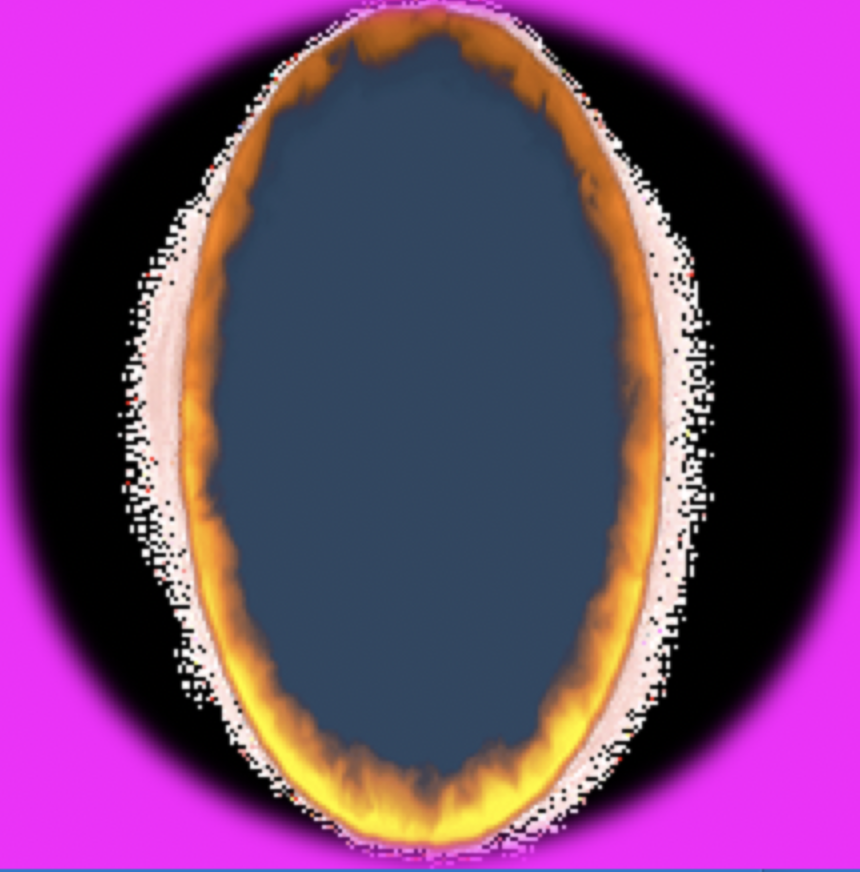
#> input picture assets/portal_main.png, 860 x 872 px, given in place of portal_main.gif, which was not available
$ python test_portal_chroma_preview.py
#> lines starting #> are read from the running program, lines starting #| are printed output that depends on the picture; after the words box and inside, x2 and y2 are one past the last pixel; in counts of white or black regions, pixels touching at a corner belong together; pictures that were not available may be replaced by others from this repository, and a replacement may not be noted
#> in main, gif is the input picture: PIL image 860x872 RGBA; mean R, G, B, A 112.2, 64.6, 113, 255
### portal_widget.py
"""
Виджет-портал для рабочего стола: прозрачный фон, drag&drop, горячие клавиши.
Анимация только при открытии/закрытии — без бесконечного цикла.
"""

import io
import glob
import tkinter as tk
import math
import threading
import time
import sys
import platform
from pathlib import Path
from PIL import Image, ImageFilter, ImageTk, ImageSequence
import os
import subprocess
from typing import Optional, Any, List

import portal_config
import portal_i18n as i18n
import portal_mac_permissions

try:
    from portal import PortalApp
except ImportError:
    PortalApp = None


# [184 lines left out: functions _resolve_mac_hotkey_helper_script, _mac_privacy_target_hint, _portal_hotkey_tk_sequences, not called in this run]


# Хромакей: Windows — почти чёрный; macOS — магента (#FF00FF), чтобы не съесть тёмные края портала
# Свой цвет: PORTAL_WIDGET_CHROMA=#RRGGBB
# Старый GIF с розовым фоном на Windows без дыр: PORTAL_WIDGET_AGGRESSIVE_CHROMA=1
CHROMA_KEY_WIN = "#010101"
CHROMA_KEY_MAC = "#FF00FF"


# [143 lines left out: functions _hex_to_rgb, widget_chroma_hex, grab_clipboard_image, grab_clipboard_file_paths, _hotkey_log_path, not called in this run]


def debug_log_path() -> Path:
    """Публичный алиас для импорта из portal.py"""
    return _hotkey_log_path()


# [40 lines left out: functions _log_to_file, portal_thread_log, not called in this run]


class PortalWidget:
    """Виджет-портал на рабочем столе"""

    # Состояния анимации
    ANIM_HIDDEN  = "hidden"
    ANIM_OPENING = "opening"
    ANIM_OPEN    = "open"
    ANIM_CLOSING = "closing"

    # [508 lines left out: functions __init__, _mac_real_transparency_enabled, _widget_framed_mode, setup_window, apply_widget_geometry, setup_transparency and 5 more, not called in this run]

    def _prepare_portal_frame_rgba(self, frame: Image.Image) -> Image.Image:
        """
        Вписать кадр в квадрат self.size без обрезки по длинной стороне (letterbox).
        Убрать цвет хромакея; агрессивная чистка «мадженты + эллипс» — только для розового ключа (#FF00FF),
        иначе на Windows с чёрным ключом #010101 портятся tech / fuzzy / пресеты с фиолетовым.
        """
        img = frame.convert("RGBA")
        w, h = img.size
#> w = 860; h = 872
        box = int(self.size)
        if w <= 0 or h <= 0:
            return Image.new("RGBA", (box, box), (0, 0, 0, 0))

        scale = min(box / float(w), box / float(h))
#> scale = 0.252
        nw = max(1, int(round(w * scale)))
#> nw = 217
        nh = max(1, int(round(h * scale)))
#> nh = 220
        img = img.resize((nw, nh), Image.Resampling.LANCZOS)
        out = Image.new("RGBA", (box, box), (0, 0, 0, 0))
#> out: PIL image 220x220 RGBA; every value is 0
        ox = (box - nw) // 2
#> ox = 1
        oy = (box - nh) // 2
#> oy = 0
        out.paste(img, (ox, oy), img)

        cr, cg, cb = self._chroma_rgb
        lum_key = cr + cg + cb
        # Чёрный/почти чёрный ключ (Windows): только очень близкие к ключу пиксели — иначе съедается металл PNG
        if lum_key <= 24 and max(cr, cg, cb) <= 12:
            chroma_r2 = 14 * 14
        else:
            # Маджента и др.: дизер к фону GIF
            chroma_r2 = 105 * 105

        aggressive = (cr, cg, cb) == (255, 0, 255) or (
            os.environ.get("PORTAL_WIDGET_AGGRESSIVE_CHROMA", "").strip().lower()
            in ("1", "true", "yes", "on")
        )

        size = box
        cx = (size - 1) * 0.5
        cy = (size - 1) * 0.5
        rx = max(size * 0.44, 1.0)
        ry = max(size * 0.50, 1.0)

        px = out.load()
        for y in range(size):
            for x in range(size):
                r, g, b, a = px[x, y]
                if a == 0:
                    continue
                d2 = (r - cr) ** 2 + (g - cg) ** 2 + (b - cb) ** 2
                if d2 <= chroma_r2:
                    px[x, y] = (0, 0, 0, 0)
                    continue
                if not aggressive:
                    continue
                # Ниже — только для классических GIF с розовым фоном
                if r >= 130 and b >= 130 and g <= 135 and (r + b) >= (g * 2.4 + 80):
                    px[x, y] = (0, 0, 0, 0)
                    continue
                dx = (x - cx) / rx
                dy = (y - cy) / ry
                ell = math.hypot(dx, dy)
                luma = (r + g + b) / 3.0
                mn, mx = min(r, g, b), max(r, g, b)
                grayish = (mx - mn) < 34
                if ell > 0.44 and grayish and luma < 54:
                    px[x, y] = (0, 0, 0, 0)
                    continue
                if ell > 0.52 and luma < 40:
                    px[x, y] = (0, 0, 0, 0)
                    continue

        rch, gch, bch, ach = out.split()
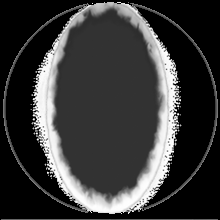
#> rch: PIL image 220x220 L; min 0, max 255, mean 56.8
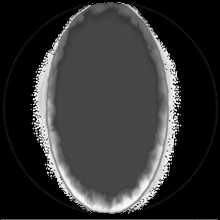
#> gch: PIL image 220x220 L; min 0, max 255, mean 51.8
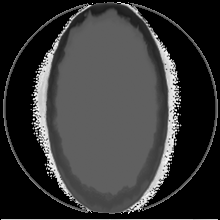
#> bch: PIL image 220x220 L; min 0, max 255, mean 54.8
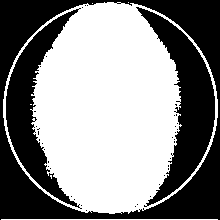
#> ach: PIL image 220x220 L; 53.9% white; 40 black regions (37 under 20 px), largest, box (x1, y1, x2, y2) and area: (0, 0, 220, 220) 12167, (136, 7, 215, 207) 5575, (6, 8, 82, 209) 4514
        ach = ach.filter(ImageFilter.GaussianBlur(0.45))
        out = Image.merge("RGBA", (rch, gch, bch, ach))
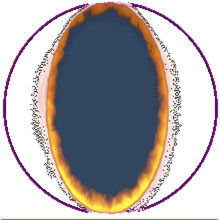
#> out: PIL image 220x220 RGBA; mean R, G, B, A 56.8, 51.8, 54.8, 137.5; transparent parts drawn white
        return out

    @staticmethod
    def _snap_near_chroma_rgb(
        rgb_im: Image.Image, cr: int, cg: int, cb: int, tol: int = 108
    ) -> Image.Image:
        """
        После композита полупрозрачные края дают RGB ≠ #FF00FF — Tk не вырезает их.
        Подтягиваем близкие к ключу пиксели к точному цвету хромакея.
        """
        im = rgb_im.copy()
        px = im.load()
        w, h = im.size
        t2 = tol * tol
        for yy in range(h):
            for xx in range(w):
                r0, g0, b0 = px[xx, yy]
                if (r0 - cr) ** 2 + (g0 - cg) ** 2 + (b0 - cb) ** 2 <= t2:
                    px[xx, yy] = (cr, cg, cb)
        return im

    @staticmethod
    def _purge_magenta_screen_rgb(
        rgb_im: Image.Image, cr: int, cg: int, cb: int
    ) -> Image.Image:
        """
        Остатки «экранной» магенты/фуксии (высокие R и B, G заметно ниже) → точный ключ.
        Огонь/центр портала не трогаем (там B или R низкие).
        """
        im = rgb_im.copy()
        px = im.load()
        w, h = im.size
        for yy in range(h):
            for xx in range(w):
                r0, g0, b0 = px[xx, yy]
                mnrb = min(r0, b0)
                if (
                    mnrb >= 108
                    and g0 < mnrb * 0.52 + 58
                    and (r0 + b0) >= 278
                ):
                    px[xx, yy] = (cr, cg, cb)
        return im

    # [200 lines left out: functions _photo_from_rgba_chroma, _fit_rgba_to_widget_canvas, apply_mac_panel_background, load_portal_gif, set_transient_portal_media, not called in this run]

    def clear_transient_portal_media(self) -> None:
        """Убрать подмену и перечитать обычное медиа."""
        self.set_transient_portal_media(None)

    # [388 lines left out: functions reload_portal_media, _cancel_anim_idle_deadline, _schedule_anim_idle_deadline, freeze_portal_animation_static, _cancel_anim, _schedule_anim_ms and 12 more, not called in this run]

    def refresh_drag_bindings(self) -> None:
        self._bind_drag_bindings()

    # [9 lines left out: function setup_mouse_bindings, not called in this run]

    def start_drag(self, event):
        self.drag_start_x = event.x
        self.drag_start_y = event.y

    # [159 lines left out: functions on_drag, _setup_windnd_drop, setup_drag_drop_tkdnd, _on_tkdnd_drop, show_context_menu, not called in this run]

    # ───────────────────────────── IP / НАСТРОЙКИ ───────────────────

    def show_settings(self, event=None):
        self.show_ip_dialog()

    # [268 lines left out: functions on_double_click_clipboard_image, _double_click_clipboard_worker, _save_clipboard_image_and_send, show_ip_dialog, show_ip_dialog_sync, on_portal_click and 5 more, not called in this run]


# ─────────────────────────── ГОРЯЧИЕ КЛАВИШИ ────────────────────────────────

class GlobalHotkeyManager:
    """
    macOS: NSEvent global monitor → очередь → poll на главном потоке (без GIL crash);
           плюс Tk bind_all когда окно Портала в фокусе (Apple не шлёт global в своё приложение).
    Windows: pynput — только put в main_app._ui_signal_queue; разбор в PortalApp._drain_ui_signal_queue (главный поток).
    """

    # macOS virtual keycodes (US layout, layout-independent)
    _KEY_P = 35
    _KEY_C = 8
    _KEY_V = 9

    _NSCmd   = 1 << 20   # NSCommandKeyMask
    _NSAlt   = 1 << 19   # NSAlternateKeyMask (Option)
    _NSShift = 1 << 17   # NSShiftKeyMask
    _NSControl = 1 << 18  # NSControlKeyMask (Cmd+Ctrl+P/C/V — без конфликта с Терминалом)
    _NSMask  = 0xFFFF0000
    _NSKeyDownMask = 1 << 10

    # [54 lines left out: functions __init__, _enqueue_toggle, _enqueue_push, _enqueue_pull, not called in this run]

    def _log(self, msg: str, prefix: str = "⌨️") -> None:
        portal_thread_log(self.main_app, msg, prefix)

    # [323 lines left out: functions start, bind_inner_text_hotkeys, _mac_keypress_cmd_ctrl_hotkey, _bind_tk_all, _schedule_hotkey_poll, not called in this run]

    def _mac_hotkey_pipe_readable(self, *_args) -> None:
        """Колбэк Tcl fileevent — всегда главный поток Tk."""
        self._drain_hotkey_pipe()

    # [423 lines left out: functions _drain_hotkey_pipe, _poll_hotkey_queue, _hotkey_helper_healthcheck, _setup_nslocal_monitor, _dispatch_local_hotkey, _nsevent_match_command and 8 more, not called in this run]

    def _on_toggle(self):
        self.toggle_widget()

    # [21 lines left out: functions _on_push, _on_pull, not called in this run]

    def push_clipboard(self):
        self._log("Глобальный хоткей → отправить буфер", "🔑")
        self._enqueue_push()

    def pull_clipboard(self):
        self._log("Глобальный хоткей → забрать буфер", "🔑")
        self._enqueue_pull()


# [16 lines that do not run on import are left out]

### scripts/test_portal_chroma_preview.py
#!/usr/bin/env python3
"""
Проверка без Tk: один кадр GIF → RGB после snap/purge.

Запуск из папки portal:
  python3 scripts/test_portal_chroma_preview.py

Файл сохраняется В ПАПКУ ПРОЕКТА: portal/chroma_preview_test.png

Сейчас виджет по умолчанию использует НАСТОЯЩУЮ прозрачность (альфа), без хромакея на экране.

Этот скрипт проверяет только «запасной» путь: RGB для -transparentcolor.
В Preview фон на PNG будет фиолетовым — это норма для файла; живой виджет
при альфе показывает рабочий стол через прозрачные пиксели.
"""
from __future__ import annotations

import os
import sys

# корень проекта
ROOT = os.path.dirname(os.path.dirname(os.path.abspath(__file__)))
sys.path.insert(0, ROOT)

from PIL import Image, ImageSequence  # noqa: E402


def main() -> None:
    from portal_widget import PortalWidget

    class _Stub:
        size = 220
        _chroma_rgb = (255, 0, 255)

    assets = os.path.join(ROOT, "assets", "portal_main.gif")
    if not os.path.isfile(assets):
        print("Нет", assets)
        return
    stub = _Stub()
    prep = PortalWidget._prepare_portal_frame_rgba.__get__(stub, PortalWidget)
    gif = Image.open(assets)
    gif.seek(0)
    rgba = prep(gif)
    r, g, b = 255, 0, 255
    bg = Image.new("RGBA", rgba.size, (r, g, b, 255))
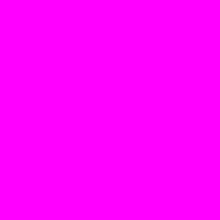
#> bg: PIL image 220x220 RGBA; mean R, G, B, A 255, 0, 255, 255
    composed = Image.alpha_composite(bg, rgba).convert("RGB")
    composed = PortalWidget._snap_near_chroma_rgb(composed, r, g, b)
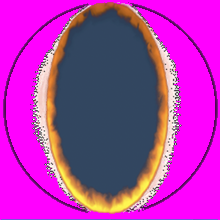
#> composed: PIL image 220x220 RGB; mean R, G, B 175, 51.4, 173.1
    composed = PortalWidget._purge_magenta_screen_rgb(composed, r, g, b)
    out = os.path.join(ROOT, "chroma_preview_test.png")
    composed.save(out)
    px = composed.load()
    for name, xy in [("corner", (2, 2)), ("mid-edge", (10, 109)), ("center", (110, 110))]:
        print(name, xy, "=", px[xy[0], xy[1]])
#> this loop made 3 passes
#| corner (2, 2) = (255, 0, 255)
#| mid-edge (10, 109) = (255, 0, 255)
#| center (110, 110) = (50, 70, 96)
    print()
    print("Файл:", os.path.abspath(out))
    print("Углы (255,0,255) — проверка запасного хромакея; сам виджет — см. лог при старте «альфа + прозрачное окно».")


if __name__ == "__main__":
    main()
